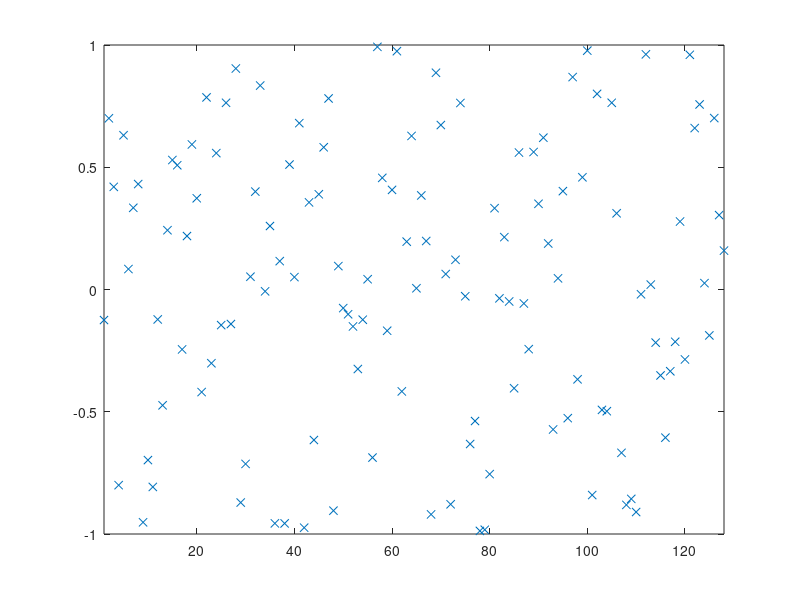

Recreate this plot in MATLAB. (Note: this script raises an error after producing the figure.)
% script <a href="matlab:RR_BitonicSortTest">RR_BitonicSortTest</a>
% Test <a href="matlab:help RR_BitonicSort">RR_BitonicSort</a> on a random set of data.
% See <a href="matlab:RCweb">Numerical Renaissance: simulation, optimization, & control</a>, Section 7.2.1.
% Part of <a href="matlab:help RCC">Numerical Renaissance Codebase 1.0</a>, <a href="matlab:help RCchap07">Chapter 7</a>; please read the <a href="matlab:help RCcopyleft">copyleft</a>.

n=2^7; D=2*rand(n,1)-1; close all, plot(D(:,1),'x'), axis([1 n -1 1]), pause(0.5)
[D,index]=RR_BitonicSort(D,1,n);      plot(D(:,1),'x'), axis([1 n -1 1])

% end script RR_BitonicSortTest
